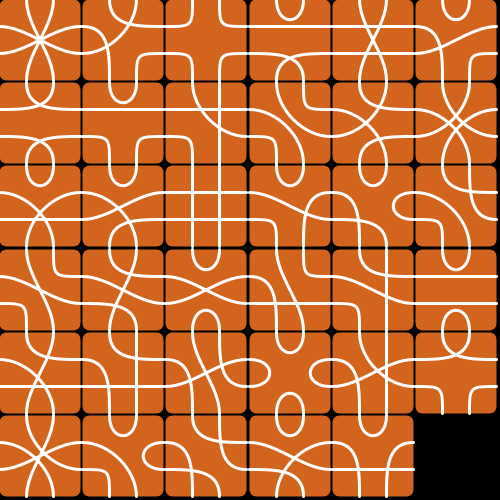
Frame 1 (no input)
Frame 60 (the mouse pressed at the canvas centre just before this capture): identical to frame 1, image omitted
Frame 120 (the mouse held since frame 60 and released just before this capture): identical to frame 1, image omitted

The Processing sketch that drew this single still picture (run headless with seeded random() and noise(); from frame 60 on, the mouse is pressed at the canvas centre):

// Processing sketch: Tsuro
// ── Tsuro.pde
TileCollection deck;

Level level = Level.Debug;
int levelPlayable = 0;

void setup() {
  size(500, 500);

  

  deck = new TileCollection();

  deck.addTile(new Tile(new Path(1, 2), new Path(6, 10), new Path(11, 12), new Path(3, 7)));
  deck.addTile(new Tile(new Path(1, 2), new Path(6, 10), new Path(7, 12), new Path(3, 11)));
  deck.addTile(new Tile(new Path(1, 2), new Path(6, 10), new Path(3, 12), new Path(7, 11)));
  deck.addTile(new Tile(new Path(1, 2), new Path(6, 12), new Path(7, 10), new Path(3, 11)));
  deck.addTile(new Tile(new Path(1, 2), new Path(6, 12), new Path(7, 11), new Path(3, 10)));
  deck.addTile(new Tile(new Path(1, 2), new Path(6, 11), new Path(3, 12), new Path(7, 10)));
  deck.addTile(new Tile(new Path(1, 2), new Path(3, 10), new Path(7, 12), new Path(6, 11)));
  deck.addTile(new Tile(new Path(1, 2), new Path(6, 7), new Path(10, 12), new Path(3, 11)));
  deck.addTile(new Tile(new Path(1, 2), new Path(6, 7), new Path(10, 11), new Path(3, 12)));
  deck.addTile(new Tile(new Path(1, 2), new Path(6, 7), new Path(3, 10), new Path(11, 12)));
  deck.addTile(new Tile(new Path(1, 2), new Path(6, 3), new Path(10, 12), new Path(7, 11)));
  deck.addTile(new Tile(new Path(1, 2), new Path(6, 3), new Path(10, 11), new Path(7, 12)));
  deck.addTile(new Tile(new Path(1, 2), new Path(6, 3), new Path(10, 7), new Path(11, 12)));
  deck.addTile(new Tile(new Path(1, 6), new Path(2, 10), new Path(3, 11), new Path(7, 12)));
  deck.addTile(new Tile(new Path(1, 6), new Path(2, 10), new Path(3, 12), new Path(7, 11)));
  deck.addTile(new Tile(new Path(1, 6), new Path(2, 12), new Path(7, 10), new Path(3, 11)));
  deck.addTile(new Tile(new Path(1, 6), new Path(2, 12), new Path(3, 10), new Path(7, 11)));
  deck.addTile(new Tile(new Path(1, 6), new Path(2, 11), new Path(7, 10), new Path(3, 12)));
  deck.addTile(new Tile(new Path(1, 6), new Path(2, 11), new Path(3, 10), new Path(7, 12)));
  deck.addTile(new Tile(new Path(1, 6), new Path(2, 7), new Path(10, 12), new Path(3, 11)));
  deck.addTile(new Tile(new Path(1, 6), new Path(2, 7), new Path(10, 11), new Path(3, 12)));
  deck.addTile(new Tile(new Path(1, 6), new Path(2, 3), new Path(10, 12), new Path(7, 11)));
  deck.addTile(new Tile(new Path(1, 6), new Path(2, 3), new Path(10, 11), new Path(7, 12)));
  deck.addTile(new Tile(new Path(1, 10), new Path(2, 6), new Path(3, 12), new Path(7, 11)));
  deck.addTile(new Tile(new Path(1, 10), new Path(2, 12), new Path(3, 11), new Path(7, 6)));
  deck.addTile(new Tile(new Path(1, 10), new Path(2, 12), new Path(3, 6), new Path(7, 11)));
  deck.addTile(new Tile(new Path(1, 10), new Path(3, 12), new Path(6, 7), new Path(2, 11)));
  deck.addTile(new Tile(new Path(1, 10), new Path(2, 7), new Path(3, 12), new Path(6, 11)));
  deck.addTile(new Tile(new Path(2, 6), new Path(1, 12), new Path(3, 11), new Path(7, 10)));
  deck.addTile(new Tile(new Path(1, 12), new Path(2, 6), new Path(3, 10), new Path(7, 11)));
  deck.addTile(new Tile(new Path(1, 12), new Path(2, 10), new Path(6, 7), new Path(3, 11)));
  deck.addTile(new Tile(new Path(1, 12), new Path(2, 11), new Path(3, 10), new Path(6, 7)));
  deck.addTile(new Tile(new Path(1, 12), new Path(2, 11), new Path(3, 6), new Path(7, 10)));
  deck.addTile(new Tile(new Path(1, 11), new Path(2, 12), new Path(3, 6), new Path(7, 10)));
  deck.addTile(new Tile(new Path(1, 3), new Path(2, 6), new Path(7, 11), new Path(10, 12)));
  // deck.addTile(new Tile(new Path(1, 12), new Path(3, 10), new Path(3, 12), new Path(1, 10)));
  
  deck.shuffle();
  
  /*
      
   *  1  2  *
   3  4  5  6
   7  8  9 10
   * 11  12 *
   
   */

  for (int i = 0; i < deck.size(); i++) {
    deck.getTile(i).setW(width/6-2);
    deck.getTile(i).setH(height/6-2);
    deck.getTile(i).setX((i%6)*width/6+deck.getTile(i).getW()-width/12);
    deck.getTile(i).setY((i/6)*height/6+deck.getTile(i).getH()-height/12);
  }
}

void draw() {
  background(0);

  switch (level) {
  case LevelPlayable:
    break;
  case Main:
    break;
  case Tutorial:
    break;
  case Options:
    break;
  case Credits:
    break;
  case Debug:
    // deck.getTile(deck.size()-1).display();

    for (int i = 0; i < deck.size(); i++) {
      deck.getTile(i).display();
    }

    break;
  default:
    break;
  }
}

public enum Level {
  Main, Tutorial, Options, Credits, LevelPlayable, Debug
}

// ── Player.pde
class Player {
  TileCollection myHand;
  color runeColor;
  int runeX, runeY;
  
  Player() {
    
  }
  
  void displayRune() {
    
  }
}

// ── Tiles.pde
class Tile {
  float cx, cy;
  float w, h; // overall width

  float L, R, T, B, cL, cR, cT, cB;

  Path[] p = new Path[4]; // paths

  Tile(float cx, float cy, float w, float h, Path p1, Path p2, Path p3, Path p4) {
    this.cx = cx;
    this.cy = cy;
    this.w = w;
    this.h = h;
    this.p[0] = p1;
    this.p[1] = p2;
    this.p[2] = p3;
    this.p[3] = p4;

    L = cx-w/2;
    R = cx+w/2;
    T = cy-h/2;
    B = cy+w/2;

    cL = cx-w/6;
    cR = cx+w/6;
    cT = cy-h/6;
    cB = cy+h/6;
  }

  Tile(Path p1, Path p2, Path p3, Path p4) {
    this.cx = 25; // or 0
    this.cy = 25; //
    this.w = 50; // 
    this.h = 50; //
    this.p[0] = p1;
    this.p[1] = p2;
    this.p[2] = p3;
    this.p[3] = p4;

    L = cx-w/2;
    R = cx+w/2;
    T = cy-h/2;
    B = cy+w/2;

    cL = cx-w/6;
    cR = cx+w/6;
    cT = cy-h/6;
    cB = cy+h/6;
  }

  /*
   L (x)    R (x)
   |        |
   *  1  2  * - T (y)
   3  4  5  6   - cT
   7  8  9 10   - cB
   * 11  12 * - B (y)
   |  |
   cL  cR
   */

  void display() {
    L = cx-w/2;
    R = cx+w/2;
    T = cy-h/2;
    B = cy+w/2;

    cL = cx-w/6;
    cR = cx+w/6;
    cT = cy-h/6;
    cB = cy+h/6;

    noStroke();
    fill(211, 100, 30);
    rect(L, T, w, h, 8);

    noFill();
    strokeWeight(3);
    stroke(255);

    for (int i = 0; i < 4; i++) {
      int start = p[i].getStart();
      int end = p[i].getEnd();

      // Path
      float sX, sY, eX, eY; // start (x, y), end (x, y)

      if (start == 3 || start == 7) { // set start X pos
        sX = L;
      } else if (start == 1|| start == 11) {
        sX = cL;
      } else if (start == 2 || start == 12) {
        sX = cR;
      } else if (start == 6 || start == 10) {
        sX = R;
      } else {
        sX = cx;
      }

      if (start == 1 || start == 2) { // set start Y pos
        sY = T;
      } else if (start == 3 || start == 6) {
        sY = cT;
      } else if (start == 7 || start == 10) {
        sY = cB;
      } else if (start == 11 || start == 12) {
        sY = B;
      } else {
        sY = cy;
      }

      if (end == 3 || end == 7) { // set end X pos
        eX = L;
      } else if (end == 1 || end == 11) {
        eX = cL;
      } else if (end == 2 || end == 12) {
        eX = cR;
      } else if (end == 6 || end == 10) {
        eX = R;
      } else {
        eX = cx;
      }

      if (end == 1 || end == 2) { // set end Y pos
        eY = T;
      } else if (end == 3 || end == 6) {
        eY = cT;
      } else if (end == 7 || end == 10) {
        eY = cB;
      } else if (end == 11 || end == 12) {
        eY = B;
      } else {
        eY = cy;
      }

      // CONTROL POINTS
      float c1x, c1y, c2x, c2y; // control points

      if (start == 1 || start == 3) {
        c1x = cL;
        c1y = cT;
      } else if (start == 2 || start == 6) {
        c1x = cR;
        c1y = cT;
      } else if (start == 7 || start == 11) {
        c1x = cL;
        c1y = cB;
      } else if (start == 10 || start == 12) {
        c1x = cR;
        c1y = cB;
      } else {
        c1x = cx;
        c1y = cy;
      }

      if (end == 1 || end == 3) {
        c2x = cL;
        c2y = cT;
      } else if (end == 2 || end == 6) {
        c2x = cR;
        c2y = cT;
      } else if (end == 7 || end == 11) {
        c2x = cL;
        c2y = cB;
      } else if (end == 10 || end == 12) {
        c2x = cR;
        c2y = cB;
      } else {
        c2x = cx;
        c2y = cy;
      }

      // set stroke

      bezier(sX, sY, c1x, c1y, c2x, c2y, eX, eY);
    }
  }

  boolean equals(Tile that) {
    int countTrue = 0; // count of ones that are true

    for (int i = 0; i < 4; i++) {
      for (int j = 0; j < 4; j++) {
        if (i != j && this.p[i].equals(that.p[j])) {
          countTrue++;
          break;
        }
      }
    }
    return countTrue == 4;
  }

  void setX(float x) {
    this.cx = x;
  }

  void setY(float y) {
    this.cy = y;
  }

  void setW(float w) {
    this.w = w;
  }

  void setH(float h) {
    this.h = h;
  }

  float getX() {
    return cx;
  }

  float getY() {
    return cy;
  }

  float getW() {
    return w;
  }

  float getH() {
    return h;
  }
}

import java.util.Collections;

class Path {
  int start, end;

  Path(int start, int end) {
    this.start = start;
    this.end = end;
  }

  int getStart() {
    return start;
  }

  int getEnd() {
    return end;
  }

  boolean equals(Path that) {
    return ((this.start == that.start && this.end == that.end) || (this.start == that.end && this.end == that.start));
  }
}

class TileCollection {
  ArrayList<Tile> tiles = new ArrayList<Tile>();

  TileCollection () {
  }

  void addTile(Tile t) {
    tiles.add(t);
  }

  Tile[] getTiles() {
    Tile[] t = new Tile[tiles.size()];

    for (int i = 0; i < tiles.size(); i++) {
      t[i] = tiles.get(i);
    }

    return t;
  }

  Tile getTile(int i) {
    return tiles.get(i);
  }

  void removeTile(Tile t) {
    for (int i = 0; i < tiles.size(); i++) {
      if (t.equals(tiles.get(i))) {
        tiles.remove(i);
        return;
      }
    }
  }

  int size() {
    return tiles.size();
  }
  
  void shuffle() {
    Collections.shuffle(tiles);
  }
}
